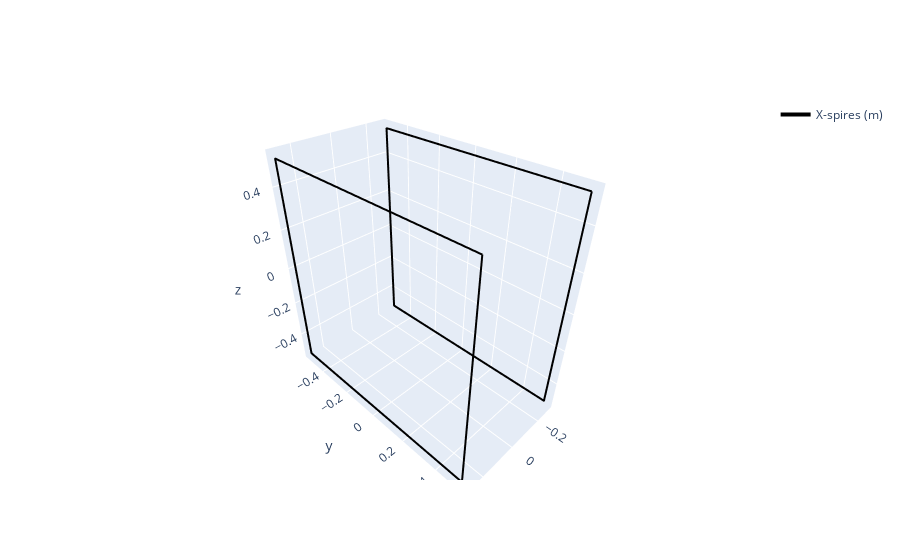

Notebook cell for this chart:
### Markdown cell above
Spawn Helmholtz coils spires

### Code cell
##Spawn spires
spire1_x_s, spire2_x_s = test_3.square_spires(Ax, X_coil.h, X_coil.a, num_seg)

f0 = None
f0 = hplot.plot_spires(f0, spire1_x_s, spire2_x_s, color='black', row=None, col=None)

# Plot the square spires
f0.show()

### Figure 1 — Plotly figure (JSON) as saved in the notebook; plotly's stock layout.template omitted (floating-point values rounded to 4 significant figures; data arrays with more than 128 entries replaced by an {"elided": "..."} marker saying what was removed)
{"data": [{"legendgroup": "X-spires (m)", "line": {"color": "black", "width": 4}, "mode": "lines", "name": "X-spires (m)", "showlegend": true, "type": "scatter3d", "x": {"elided": "400 float values"}, "y": {"elided": "400 float values"}, "z": {"elided": "400 float values"}}, {"legendgroup": "X-spires (m)", "line": {"color": "black", "width": 4}, "mode": "lines", "name": "X-spires (m)", "showlegend": false, "type": "scatter3d", "x": {"elided": "400 float values"}, "y": {"elided": "400 float values"}, "z": {"elided": "400 float values"}}], "layout": {}}
